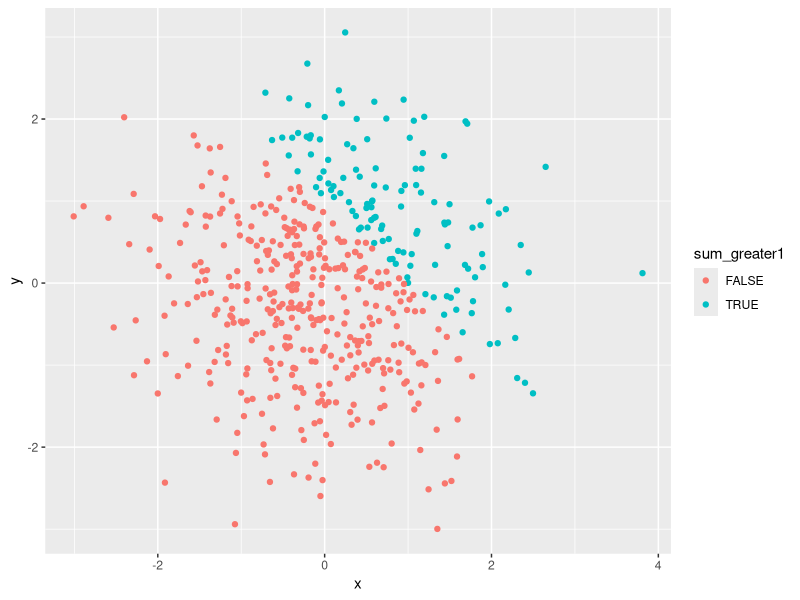
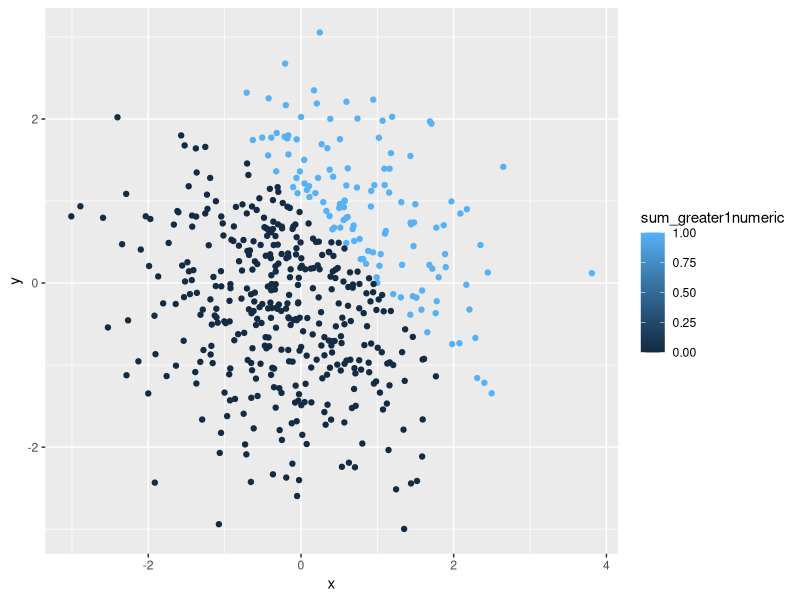
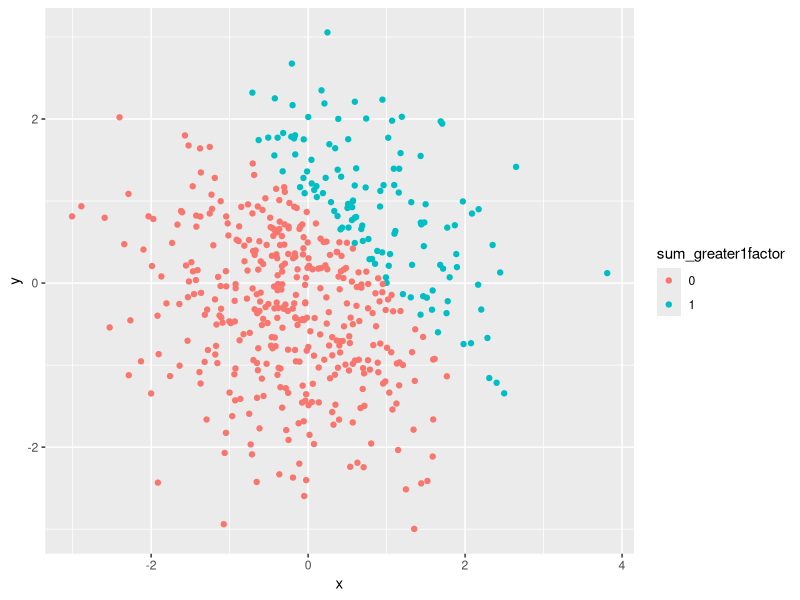

Here is the R script that generated these plots, in order:
## ---- chunk 1
library(tidyverse)
set.seed(1)
## ---- chunk 2
hw1_df1 = tibble(
  normal = rnorm(8),
  normal_pos = normal > 0,
  name_char = c("My", "name", "is", "Lisa", "Danielle", "Eisler", "MD", "MS"),
  letter_factor = factor(c("Yes", "No", "Maybe", "Maybe", "No", "Yes", "Yes", "No"))
)
## ---- chunk 3
hw1convert_df1 = tibble(
  normal = rnorm(8),
  normal_pos_numeric = as.numeric(normal > 0),
  normal_pos_factor = as.factor(normal > 0),
  normal_pos_numeric_factor = as.numeric(as.factor(normal > 0)),
  product_1 = normal*normal_pos_numeric,
  product_2 = normal*normal_pos_factor,
  product_3 = normal*normal_pos_numeric_factor
)

## ---- chunk 4
hw1_df2 = tibble(
  x = rnorm(500),
  y = rnorm(500),
  sum_greater1 = x + y > 1,
  sum_greater1numeric = as.numeric(x + y > 1),
  sum_greater1factor = as.factor(sum_greater1numeric)
)
## ---- chunk 5
ggplot(hw1_df2, aes(x = x, y = y, color = sum_greater1)) + geom_point()
## ---- chunk 6
ggplot(hw1_df2, aes(x = x, y = y, color = sum_greater1numeric)) + geom_point()
## ---- chunk 7
ggplot(hw1_df2, aes(x = x, y = y, color = sum_greater1factor)) + geom_point()
